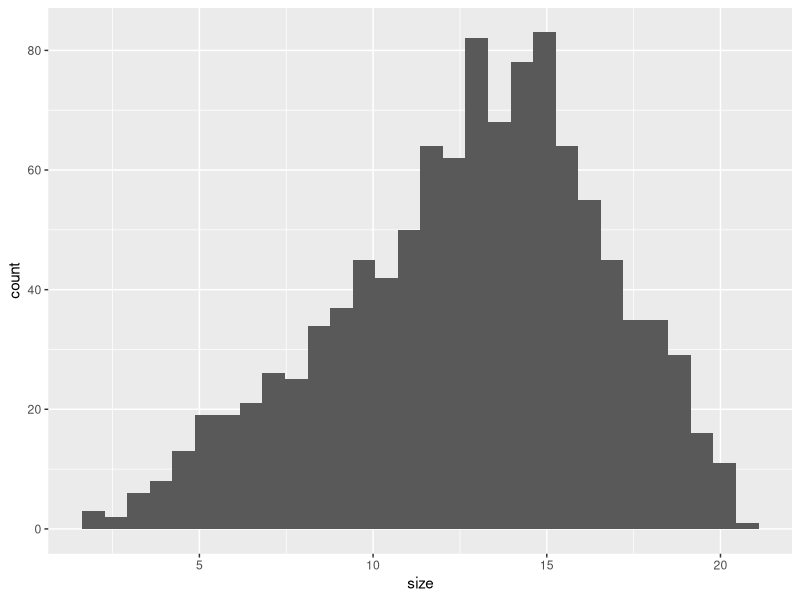
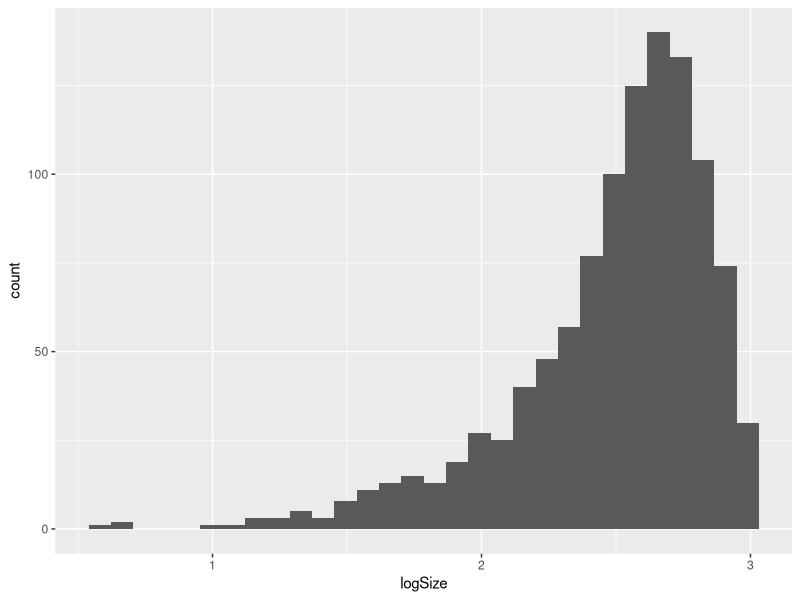
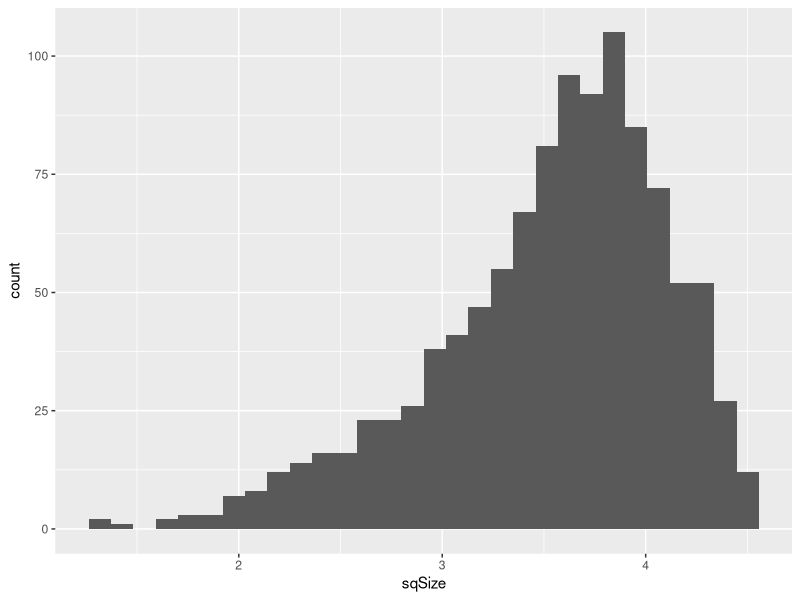
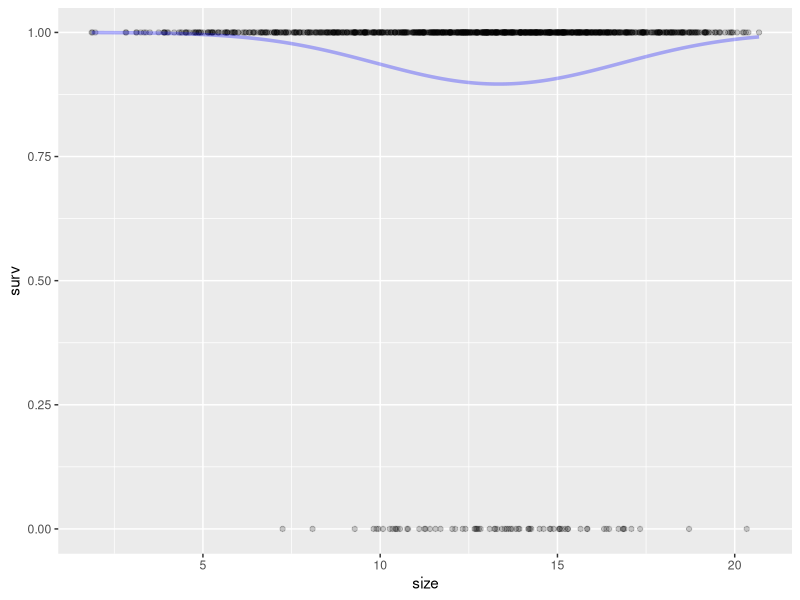
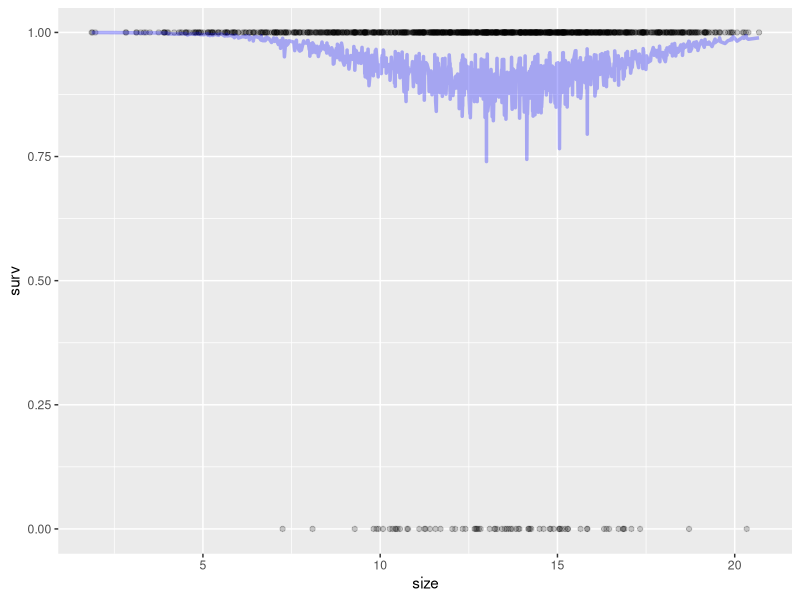
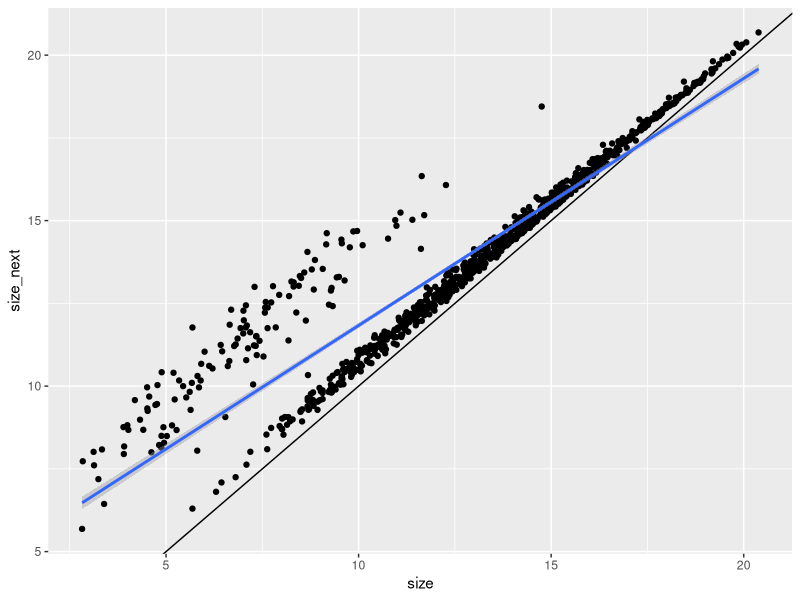
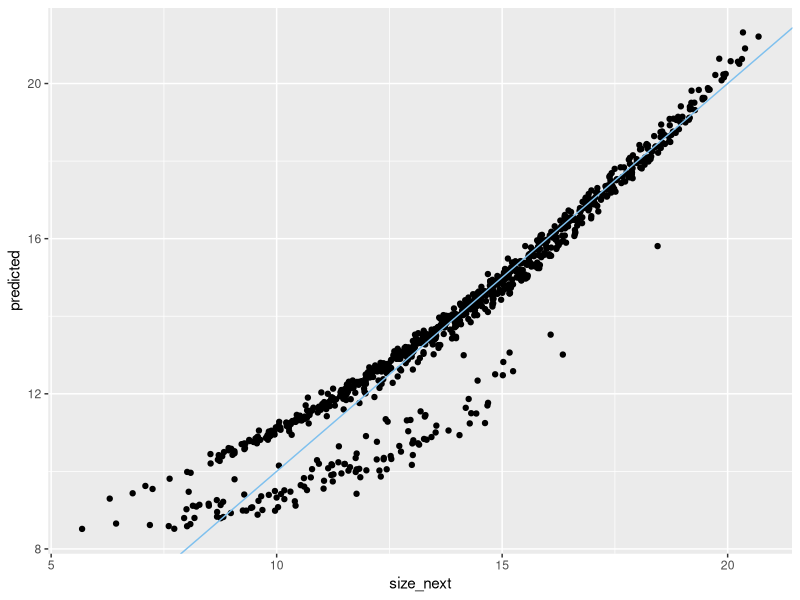
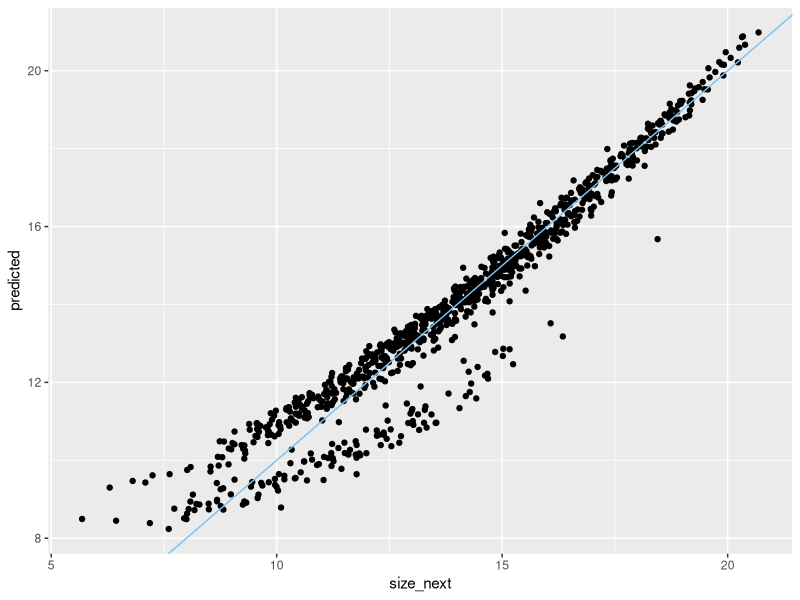

Write R code to recreate these figures, in order.
## ---- chunk 1
knitr::opts_chunk$set(echo = TRUE)
## ---- chunk 2
library(tidyverse)
library(broom)
library(broom.mixed)
library(magrittr)
library(lmerTest)
conflicted::conflicts_prefer(lmerTest::lmer)
conflicted::conflicts_prefer(dplyr::filter)
conflicted::conflicts_prefer(dplyr::mutate)
## ---- chunk 3
simpop <- read_csv("../output/PopSim_Phenos-Genos_v3.csv")
names(simpop)
#logit_pheno = scaled probability/phenotype
#_geno = genotype score for that trait 
#size = height calculated from simulated Weibull parameters (alpha, beta, k, and delta)
####Note: we will use the genotype score for k for this 
#elapsed_weeks = interval between weeks - should all be 1 in this data
## ---- chunk 4
unique(simpop$established) #NA = did not germinate, 1 = established (survived first 3 weeks in field); 0 = did not establish
unique(simpop$y1surv) #NA = did not establish, 1 = survived to week 12; 0 = did not survive 
#simpop %>% select(Indiv_ID, germinated, established, y1surv, k_pheno, week, size) %>% filter(Indiv_ID<5)

simpop_timeprep <- simpop %>%
  mutate(weeks = as.numeric(week - 1), #Weeks since week 1 (equivalent to pre-transplant or initial size) 
         size = if_else(germinated==0, NA, size) #no size if no germ
         ) %>%   
  group_by(Indiv_ID) %>% 
  mutate(surv=if_else(germinated==0, NA, #surv = NA if you did not germ 
                        if_else(week==1, 1, #if you did germinate, assume you survived to week 1 (equivalent to pre-transplant size time point)
                                if_else(established==0, 0, #surv = 0 after week 1 if you did not establish 
                                        if_else(week<5, 1, #if you did establish, your surv is equal to 1 for the first 3 weeks post-transplant 
                                                y1surv) #your survival for weeks 5-12 is then equal to your y1surv
                                        )))) %>% 
  mutate(death.week=if_else(y1surv==1, NA, #if survive year 1 no death week 
                            first(week, order_by = surv)) #first week where surv = 0 
           ) %>% 
  #note we only have establishment and y1surv survival from the pop sim --> little weekly variation 
  mutate(size_next = lead(size, order_by = week), #next time point's size) 
         size = if_else(is.na(death.week), size,
                        if_else(week>death.week, NA, size))) %>%  
  ungroup() %>% 
  mutate(size_next=if_else(surv==0, NA, size_next))

simpop_timeprep %>% #look at data for a few indivs to see if above worked
  drop_na(surv) %>% 
  select(Indiv_ID, week, weeks, germinated, established, y1surv, size, size_next, surv, death.week) %>% 
  filter(Indiv_ID<25)

simpop_timeprep_surv <- simpop_timeprep %>% drop_na(surv, size) #for surv models 
simpop_timeprep_size <- simpop_timeprep %>% drop_na(size, size_next) #for size models 
## ---- chunk 5
simpop_timeprep_surv %>%  #slightly skewed
  ggplot(aes(x=size)) +
  geom_histogram()

simpop_timeprep_surv_scaled <- simpop_timeprep_surv %>% 
  mutate(logSize=log(size),
         sqSize=sqrt(size)) 

simpop_timeprep_surv_scaled %>% #not better
  ggplot(aes(x=logSize)) +
  geom_histogram()

simpop_timeprep_surv_scaled %>% #not better
  ggplot(aes(x=sqSize)) +
  geom_histogram()
## ---- chunk 6
surv.models_pheno <- tribble(
  ~name,          ~f,
  "1_linear_size",                 "surv ~ size", 
  "2_linear_weeks",                "surv ~ size + weeks",
  "3a_quadratic_size",             "surv ~ size + I(size^2)", 
  "3b_quadratic_size_weeks",       "surv ~ size + I(size^2) + weeks", 
  "4a_cubic_size",                 "surv ~ size + I(size^2) + I(size^3)",
  "4b_cubic_size_weeks",           "surv ~ size + I(size^2) + I(size^3) + weeks"
)

#run the models 
surv.models_pheno <- surv.models_pheno %>%
  mutate(glm = map(f, ~ glm(as.formula(.), 
                            data = simpop_timeprep_surv, 
                            family = "binomial")), #, #run the models 
         predict = map(glm, predict, type = "response"), 
         glance = map(glm, tidy),
         AIC = map(glm, AIC),
         BIC = map(glm, BIC)) #glance at the model results

surv.models_pheno %>% select(-f, -glm, -predict) %>% unnest(BIC) %>% arrange(BIC) #look at the model fitting info 
surv.models_pheno %>% select(-f, -glm, -predict) %>% unnest(AIC) %>% arrange(AIC) #look at the model fitting info 
#3a_quadratic size best by AIC and BIC
## ---- chunk 7
survival.model.final_pheno <- surv.models_pheno %>% filter(name == "3a_quadratic_size") %>% pull(glm) %>% magrittr::extract2(1)
summary(survival.model.final_pheno)
## ---- chunk 8
simpop_timeprep_surv %>% 
  mutate(pred_fixef = predict(survival.model.final_pheno, newdata = ., type="response", re.form = NA)) %>% 
  ggplot(aes(x = size, y = surv)) +
  geom_point(alpha=.2) +
  geom_line(aes(y = pred_fixef), 
            color = "blue", 
            size = 1.2, alpha=0.3) 
## ---- chunk 9
surv.models_genos <- tribble(
  ~name,          ~f,
  "1a_linear_size",                 "surv ~ size", 
  "1b_linear_size_genos",           "surv ~ size + establishment.logit_geno + y1surv.logit_geno", 
  "2a_linear_weeks",                "surv ~ size + weeks",
  "2b_linear_weeks_geno",           "surv ~ size + weeks + establishment.logit_geno + y1surv.logit_geno",
  "3a_quadratic_size",              "surv ~ size + I(size^2)", 
  "3b_quadratic_size_weeks",        "surv ~ size + I(size^2) + weeks", 
  "3c_quadratic_size_weeks_geno",   "surv ~ size + I(size^2) + weeks + establishment.logit_geno + y1surv.logit_geno",
  "4a_cubic_size",                  "surv ~ size + I(size^2) + I(size^3)",
  "4b_cubic_size_weeks",            "surv ~ size + I(size^2) + I(size^3) + weeks",
  "4c_cubic_size_weeks_geno",       "surv ~ size + I(size^2) + I(size^3) + weeks + establishment.logit_geno + y1surv.logit_geno"
)

#run the models 
surv.models_genos <- surv.models_genos %>%
  mutate(glm = map(f, ~ glm(as.formula(.), 
                            data = simpop_timeprep_surv, 
                            family = "binomial")), #, #run the models 
         predict = map(glm, predict, type = "response"), 
         glance = map(glm, tidy),
         AIC = map(glm, AIC),
         BIC = map(glm, BIC)) #glance at the model results

surv.models_genos %>% select(-f, -glm, -predict) %>% unnest(BIC) %>% arrange(BIC) #look at the model fitting info 
surv.models_genos %>% select(-f, -glm, -predict) %>% unnest(AIC) %>% arrange(AIC) #look at the model fitting info 
#3a_quadratic_size best by BIC
#3c_quadratic_size_weeks_geno best by AIC 
## ---- chunk 10
survival.model.final_genos <- surv.models_genos %>% filter(name == "3c_quadratic_size_weeks_geno") %>% pull(glm) %>% magrittr::extract2(1)
summary(survival.model.final_genos)
## ---- chunk 11
simpop_timeprep_surv %>% 
  mutate(pred_fixef = predict(survival.model.final_genos, newdata = ., type="response", re.form = NA)) %>% 
  ggplot(aes(x = size, y = surv)) +
  geom_point(alpha=.2) +
  geom_line(aes(y = pred_fixef), 
            color = "blue", 
            size = 1.2, alpha=0.3) 
## ---- chunk 12
simpop_timeprep_size %>% 
  ggplot(aes(x=size, y=size_next)) +
  geom_point()  +
  geom_abline() +
  geom_smooth(method = "lm")
## ---- chunk 13
size.models_pheno <- tribble(
  ~name,          ~f,
  "1_linear_size",                 "size_next ~ size", 
  "2_linear_weeks",                "size_next ~ size + weeks",
  "3a_quadratic_size",             "size_next ~ size + I(size^2)", 
  "3b_quadratic_size_weeks",       "size_next ~ size + I(size^2) + weeks", 
  "4a_cubic_size",                 "size_next ~ size + I(size^2) + I(size^3)",
  "4b_cubic_size_weeks",           "size_next ~ size + I(size^2) + I(size^3) + weeks"
)

#run the models 
size.models_pheno <- size.models_pheno %>%
  mutate(lm = map(f, ~ lm(as.formula(.), 
                            data = simpop_timeprep_size)), #, #run the models 
         predict = map(lm, predict), 
         glance = map(lm, glance)) #glance at the model results

size.models_pheno %>% select(-f, -lm, -predict) %>% unnest(glance) %>% arrange(BIC) #look at the model fitting info 
size.models_pheno %>% select(-f, -lm, -predict) %>% unnest(glance) %>% arrange(AIC) #look at the model fitting info 
#3b_quadratic_size_weeks best by AIC and BIC
## ---- chunk 14
size.model.final_pheno <- size.models_pheno %>% filter(name == "3b_quadratic_size_weeks") %>% pull(lm) %>% magrittr::extract2(1)
summary(size.model.final_pheno)
## ---- chunk 15
simpop_timeprep_size %>% 
  cbind(predicted={size.models_pheno %>% filter(name=="3b_quadratic_size_weeks") %>% pull(predict) %>% unlist()}) %>%
  ggplot(aes(x=size_next, y = predicted)) +
  geom_point() +
  geom_abline(color="skyblue2")
## ---- chunk 16
size.models_genos <- tribble(
  ~name,          ~f,
  "1a_linear_size",                 "size_next ~ size", 
  "1b_linear_size_geno",            "size_next ~ size + k_geno", 
  "2a_linear_weeks",                "size_next ~ size + weeks",
  "2b_linear_weeks_geno",           "size_next ~ size + weeks + k_geno",
  "3a_quadratic_size",              "size_next ~ size + I(size^2)", 
  "3b_quadratic_size_weeks",        "size_next ~ size + I(size^2) + weeks", 
  "3c_quadratic_size_weeks_geno",   "size_next ~ size + I(size^2) + weeks + k_geno",
  "4a_cubic_size",                  "size_next ~ size + I(size^2) + I(size^3)",
  "4b_cubic_size_weeks",            "size_next ~ size + I(size^2) + I(size^3) + weeks",
  "4c_cubic_size_weeks_geno",       "size_next ~ size + I(size^2) + I(size^3) + weeks + k_geno"
)

#run the models 
size.models_genos <- size.models_genos %>%
  mutate(lm = map(f, ~ lm(as.formula(.), 
                            data = simpop_timeprep_size)), #, #run the models 
         predict = map(lm, predict), 
         glance = map(lm, glance)) #glance at the model results

size.models_genos %>% select(-f, -lm, -predict) %>% unnest(glance) %>% arrange(BIC) #look at the model fitting info 
size.models_genos %>% select(-f, -lm, -predict) %>% unnest(glance) %>% arrange(AIC) #look at the model fitting info 
#3c_quadratic_size_weeks_geno best by AIC and BIC
## ---- chunk 17
size.model.final_genos <- size.models_genos %>% filter(name == "3c_quadratic_size_weeks_geno") %>% pull(lm) %>% magrittr::extract2(1)
summary(size.model.final_genos)
## ---- chunk 18
simpop_timeprep_size %>% 
  cbind(predicted={size.models_genos %>% filter(name=="3c_quadratic_size_weeks_geno") %>% pull(predict) %>% unlist()}) %>%
  ggplot(aes(x=size_next, y = predicted)) +
  geom_point() +
  geom_abline(color="skyblue2")
## ---- chunk 19
params=data.frame(
  surv.int=NA, # Intercept from logistic regression of survival
  surv.slope1=NA, # Slope from logistic regression of survival
  surv.slope2=NA, # Quadratic slope from logistic regression of survival
  growth.int=NA, # Intercept from linear regression of growth
  growth.slope1=NA, # Slope from linear regression of growth
  growth.slope2=NA, # Quadratic slope from linear regression of growth
  growth.sd=NA # Residual sd from the linear regression of growth
)

params_phenos <- params
params_genos <- params
## ---- chunk 20
surv.coefs_pheno <- surv.models_pheno %>% 
  filter(name == "3a_quadratic_size") %>%
  mutate(coefs = map(glm, tidy)) %>% 
  select(name, f, coefs) %>% 
  unnest(coefs) 

params_phenos$surv.int <- surv.coefs_pheno %>% filter(term == "(Intercept)") %>% pull(estimate)
params_phenos$surv.slope1 <- surv.coefs_pheno %>% filter(term == "size") %>% pull(estimate)
params_phenos$surv.slope2 <- surv.coefs_pheno %>% filter(term == "I(size^2)") %>% pull(estimate)
## ---- chunk 21
surv.coefs_genos <- surv.models_genos %>% 
  filter(name == "3c_quadratic_size_weeks_geno") %>%
  mutate(coefs = map(glm, tidy)) %>% 
  select(name, f, coefs) %>% 
  unnest(coefs) 

params_genos$surv.int <- surv.coefs_genos %>% filter(term == "(Intercept)") %>% pull(estimate)
params_genos$surv.slope1 <- surv.coefs_genos %>% filter(term == "size") %>% pull(estimate)
params_genos$surv.slope2 <- surv.coefs_genos %>% filter(term == "I(size^2)") %>% pull(estimate)
## ---- chunk 22
growth.coefs_pheno <- size.models_pheno %>% 
  filter(name == "3b_quadratic_size_weeks") %>% 
  mutate(coefs = map(lm, tidy)) %>% 
  select(name, f, coefs) %>% 
  unnest(coefs) 

params_phenos$growth.int <- growth.coefs_pheno %>% filter(term == "(Intercept)") %>% pull(estimate)
params_phenos$growth.slope1 <- growth.coefs_pheno %>% filter(term == "size") %>% pull(estimate)
params_phenos$growth.slope2 <- growth.coefs_pheno %>% filter(term == "I(size^2)") %>% pull(estimate)

#Pull sigma which is the _modeled_ standard deviation of the residuals.  Merow uses observed sd of residuals.  
params_phenos$growth.sd <- size.models_pheno %>% filter(name == "3b_quadratic_size_weeks") %>% unnest(glance) %>% pull(sigma)
## ---- chunk 23
growth.coefs_genos <- size.models_genos %>% 
  filter(name == "3c_quadratic_size_weeks_geno") %>% 
  mutate(coefs = map(lm, tidy)) %>% 
  select(name, f, coefs) %>% 
  unnest(coefs) 

params_genos$growth.int <- growth.coefs_genos %>% filter(term == "(Intercept)") %>% pull(estimate)
params_genos$growth.slope1 <- growth.coefs_genos %>% filter(term == "size") %>% pull(estimate)
params_genos$growth.slope2 <- growth.coefs_genos %>% filter(term == "I(size^2)") %>% pull(estimate)

#Pull sigma which is the _modeled_ standard deviation of the residuals.  Merow uses observed sd of residuals.  
params_genos$growth.sd <- size.models_genos %>% filter(name == "3c_quadratic_size_weeks_geno") %>% unnest(glance) %>% pull(sigma)
## ---- chunk 24
# 1. survival probability function
##This is inverse logit.  Provides survival probability based on size.
s.x_phenos=function(x,params_phenos) {
  u=exp(params_phenos$surv.int + params_phenos$surv.slope1*x + params_phenos$surv.slope2*x^2)
  return(u/(1+u)) 
}

# 2. growth function
## Return a probability distribution of new sizes at t+1 (xp) at a given size x.  
g.yx_phenos=function(xp,x,params_phenos) {
  dnorm(xp,mean=params_phenos$growth.int + params_phenos$growth.slope1*x + params_phenos$growth.slope2*x^2, sd=params_phenos$growth.sd)
}
## ---- chunk 25
# 1. survival probability function
##This is inverse logit.  Provides survival probability based on size.
s.x_genos=function(x,params_genos) {
  u=exp(params_genos$surv.int + params_genos$surv.slope1*x + params_genos$surv.slope2*x^2)
  return(u/(1+u)) 
}

# 2. growth function
## Return a probability distribution of new sizes at t+1 (xp) at a given size x.  
g.yx_genos=function(xp,x,params_genos) {
  dnorm(xp,mean=params_genos$growth.int + params_genos$growth.slope1*x + params_genos$growth.slope2*x^2, sd=params_genos$growth.sd)
}
## ---- chunk 26
# the sizes we are integrating over
minSize<-min(simpop_timeprep$size,na.rm=T) 
maxSize<-max(simpop_timeprep$size,na.rm=T) 

n=100 # dimensions of the matrix 

b=minSize+c(0:n)*(maxSize-minSize)/n # boundary points
y=0.5*(b[1:n]+b[2:(n+1)]) # mesh points
h=y[2]-y[1] # step size
## ---- chunk 27
G_phenos=h*outer(y,y,g.yx_phenos,params=params_phenos) # growth matrix

S_phenos=s.x_phenos(y,params=params_phenos) # survival at each size midpoint

P_phenos=G_phenos # placeholder; redefine P on the next line
for(i in 1:n) P_phenos[,i]=G_phenos[,i]*S_phenos[i] # growth/survival matrix
## ---- chunk 28
G_genos=h*outer(y,y,g.yx_genos,params=params_genos) # growth matrix

S_genos=s.x_genos(y,params=params_genos) # survival at each size midpoint

P_genos=G_genos # placeholder; redefine P on the next line
for(i in 1:n) P_genos[,i]=G_genos[,i]*S_genos[i] # growth/survival matrix
## ---- chunk 29
P_phenos %>% as_tibble() %>%
  set_colnames(y) %>% #column names = each size mesh point 
  mutate(size.t1=y) %>%
  pivot_longer(-size.t1, names_to = "size.t", names_transform = as.numeric) %>%
  ggplot(aes(x=size.t, y = size.t1)) +
  geom_raster(aes(fill = value)) + #basic contour with fill determined by the growth*surv value 
  geom_contour(aes(z = value),lwd=.25) + #adds contour lines 
  geom_abline(intercept=0, slope = 1, color="gray90", lty=5) + #add 1:1 line 
  scale_fill_viridis_c(option = "plasma") + #change contour colors 
  labs(x = "Size (t)", y = "Size (t + 1)", title = "P Matrix: Phenos Only") +
  coord_equal() + #make it a square plot 
  theme_bw()
## ---- chunk 30
P_genos %>% as_tibble() %>%
  set_colnames(y) %>% #column names = each size mesh point 
  mutate(size.t1=y) %>%
  pivot_longer(-size.t1, names_to = "size.t", names_transform = as.numeric) %>%
  ggplot(aes(x=size.t, y = size.t1)) +
  geom_raster(aes(fill = value)) + #basic contour with fill determined by the growth*surv value 
  geom_contour(aes(z = value),lwd=.25) + #adds contour lines 
  geom_abline(intercept=0, slope = 1, color="gray90", lty=5) + #add 1:1 line 
  scale_fill_viridis_c(option = "plasma") + #change contour colors 
  labs(x = "Size (t)", y = "Size (t + 1)", title = "P Matrix: Phenos + Genos") +
  coord_equal() + #make it a square plot 
  theme_bw()
## ---- chunk 31
plot(y,s.x_phenos(y,params_phenos), #fitted survival model 
     xlab="Size",type="l",
        ylab="Survival Probability",lwd=12)
     points(y,apply(P_phenos,2,sum),col="red",lwd=3,cex=.1,pch=19) # column sums 
#some eviction at larger sizes
## ---- chunk 32
plot(y,s.x_genos(y,params_genos), #fitted survival model 
     xlab="Size",type="l",
        ylab="Survival Probability",lwd=12)
     points(y,apply(P_genos,2,sum),col="red",lwd=3,cex=.1,pch=19) # column sums 
#some eviction at larger sizes
## ---- chunk 33
Pc_phenos=G_phenos # placeholder; redefine P on the next line
for(i in 1:n) Pc_phenos[,i]=G_phenos[,i]*S_phenos[i] # growth/survival matrix
nvals <- colSums(Pc_phenos, na.rm = TRUE)
Pc_phenos <- t((t(Pc_phenos)/nvals) * s.x_phenos(y, params=params_phenos))

plot(y,s.x_phenos(y,params_phenos),xlab="Size",type="l",
        ylab="Survival Probability",lwd=12)
     points(y,apply(Pc_phenos,2,sum),col="red",lwd=3,cex=.1,pch=19) # solution worked
## ---- chunk 34
Pc_genos=G_genos # placeholder; redefine P on the next line
for(i in 1:n) Pc_genos[,i]=G_genos[,i]*S_genos[i] # growth/survival matrix
nvals <- colSums(Pc_genos, na.rm = TRUE)
Pc_genos <- t((t(Pc_genos)/nvals) * s.x_genos(y, params=params_genos))

plot(y,s.x_genos(y,params_genos),xlab="Size",type="l",
        ylab="Survival Probability",lwd=12)
     points(y,apply(Pc_genos,2,sum),col="red",lwd=3,cex=.1,pch=19) # solution worked
## ---- chunk 35
Pc_phenos %>% as_tibble() %>%
  set_colnames(y) %>% #column names = each size mesh point 
  mutate(size.t1=y) %>%
  pivot_longer(-size.t1, names_to = "size.t", names_transform = as.numeric) %>%
  ggplot(aes(x=size.t, y = size.t1)) +
  geom_raster(aes(fill = value)) + #basic contour with fill determined by the growth*surv value 
  geom_contour(aes(z = value),lwd=.25) + #adds contour lines 
  geom_abline(intercept=0, slope = 1, color="gray90", lty=5) + #add 1:1 line 
  scale_fill_viridis_c(option = "plasma") + #change contour colors 
  labs(x = "Size (t)", y = "Size (t + 1)", title = "P Matrix: Phenos Only") +
  coord_equal() + #make it a square plot 
  theme_bw()
## ---- chunk 36
Pc_genos %>% as_tibble() %>%
  set_colnames(y) %>% #column names = each size mesh point 
  mutate(size.t1=y) %>%
  pivot_longer(-size.t1, names_to = "size.t", names_transform = as.numeric) %>%
  ggplot(aes(x=size.t, y = size.t1)) +
  geom_raster(aes(fill = value)) + #basic contour with fill determined by the growth*surv value 
  geom_contour(aes(z = value),lwd=.25) + #adds contour lines 
  geom_abline(intercept=0, slope = 1, color="gray90", lty=5) + #add 1:1 line 
  scale_fill_viridis_c(option = "plasma") + #change contour colors 
  labs(x = "Size (t)", y = "Size (t + 1)", title = "P Matrix: Phenos + Genos") +
  coord_equal() + #make it a square plot 
  theme_bw()
## ---- chunk 37
(lam_pheno = Re(eigen(Pc_phenos)$values[1]))  #0.9889141
(lam_geno = Re(eigen(Pc_genos)$values[1]))  #0.9097057
#lambda slightly lower with genotypes added 
#both just below 1 (population growth)
## ---- chunk 38
#prep:
w.eigen_pheno <- Re(eigen(Pc_phenos)$vectors[,1]) #right eigenvector
stable.dist_pheno <- w.eigen_pheno/sum(w.eigen_pheno)
v.eigen_pheno <- Re(eigen(t(Pc_phenos))$vectors[,1]) #left eigenvector 
repro.val_pheno <- v.eigen_pheno/v.eigen_pheno[1]

w.eigen_geno <- Re(eigen(Pc_genos)$vectors[,1]) #right eigenvector
stable.dist_geno <- w.eigen_geno/sum(w.eigen_geno)
v.eigen_geno <- Re(eigen(t(Pc_genos))$vectors[,1]) #left eigenvector 
repro.val_geno <- v.eigen_geno/v.eigen_geno[1]

#combine eigens to get sensitivity and elasticity matrices
v.dot.w_pheno = sum(stable.dist_pheno*repro.val_pheno)*h
sens_pheno = outer(repro.val_pheno,stable.dist_pheno)/v.dot.w_pheno
elas_pheno = matrix(as.vector(sens_pheno)*as.vector(Pc_phenos)/lam_pheno,nrow=n)

v.dot.w_geno = sum(stable.dist_geno*repro.val_geno)*h
sens_geno = outer(repro.val_geno,stable.dist_geno)/v.dot.w_geno
elas_geno = matrix(as.vector(sens_geno)*as.vector(Pc_genos)/lam_geno,nrow=n)

sens_pheno
sens_geno
#sensitivities are different 

elas_pheno
elas_geno 
#elasticities are different 
